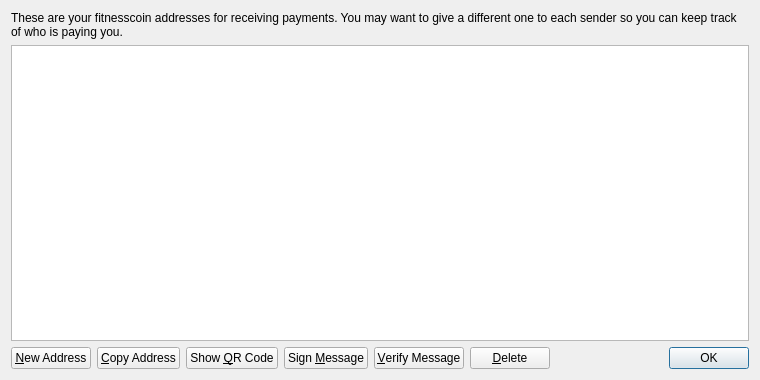
<?xml version="1.0" encoding="UTF-8"?>
<ui version="4.0">
 <class>AddressBookPage</class>
 <widget class="QWidget" name="AddressBookPage">
  <property name="geometry">
   <rect>
    <x>0</x>
    <y>0</y>
    <width>760</width>
    <height>380</height>
   </rect>
  </property>
  <property name="windowTitle">
   <string>Address Book</string>
  </property>
  <layout class="QVBoxLayout" name="verticalLayout">
   <item>
    <widget class="QLabel" name="labelExplanation">
     <property name="text">
      <string>These are your fitnesscoin addresses for receiving payments. You may want to give a different one to each sender so you can keep track of who is paying you.</string>
     </property>
     <property name="textFormat">
      <enum>Qt::PlainText</enum>
     </property>
     <property name="wordWrap">
      <bool>true</bool>
     </property>
    </widget>
   </item>
   <item>
    <widget class="QTableView" name="tableView">
     <property name="contextMenuPolicy">
      <enum>Qt::CustomContextMenu</enum>
     </property>
     <property name="toolTip">
      <string>Double-click to edit address or label</string>
     </property>
     <property name="tabKeyNavigation">
      <bool>false</bool>
     </property>
     <property name="alternatingRowColors">
      <bool>true</bool>
     </property>
     <property name="selectionMode">
      <enum>QAbstractItemView::SingleSelection</enum>
     </property>
     <property name="selectionBehavior">
      <enum>QAbstractItemView::SelectRows</enum>
     </property>
     <property name="sortingEnabled">
      <bool>true</bool>
     </property>
     <attribute name="verticalHeaderVisible">
      <bool>false</bool>
     </attribute>
    </widget>
   </item>
   <item>
    <layout class="QHBoxLayout" name="horizontalLayout">
     <item>
      <widget class="QPushButton" name="newAddressButton">
       <property name="toolTip">
        <string>Create a new address</string>
       </property>
       <property name="text">
        <string>&amp;New Address</string>
       </property>
       <property name="icon">
        <iconset resource="../bitcoin.qrc">
         <normaloff>:/icons/add</normaloff>:/icons/add</iconset>
       </property>
      </widget>
     </item>
     <item>
      <widget class="QPushButton" name="copyToClipboard">
       <property name="toolTip">
        <string>Copy the currently selected address to the system clipboard</string>
       </property>
       <property name="text">
        <string>&amp;Copy Address</string>
       </property>
       <property name="icon">
        <iconset resource="../bitcoin.qrc">
         <normaloff>:/icons/editcopy</normaloff>:/icons/editcopy</iconset>
       </property>
      </widget>
     </item>
     <item>
      <widget class="QPushButton" name="showQRCode">
       <property name="text">
        <string>Show &amp;QR Code</string>
       </property>
       <property name="icon">
        <iconset resource="../bitcoin.qrc">
         <normaloff>:/icons/qrcode</normaloff>:/icons/qrcode</iconset>
       </property>
      </widget>
     </item>
     <item>
      <widget class="QPushButton" name="signMessage">
       <property name="toolTip">
        <string>Sign a message to prove you own a fitnesscoin address</string>
       </property>
       <property name="text">
        <string>Sign &amp;Message</string>
       </property>
       <property name="icon">
        <iconset resource="../bitcoin.qrc">
         <normaloff>:/icons/edit</normaloff>:/icons/edit</iconset>
       </property>
      </widget>
     </item>
     <item>
      <widget class="QPushButton" name="verifyMessage">
       <property name="toolTip">
        <string>Verify a message to ensure it was signed with a specified fitnesscoin address</string>
       </property>
       <property name="text">
        <string>&amp;Verify Message</string>
       </property>
       <property name="icon">
        <iconset resource="../bitcoin.qrc">
         <normaloff>:/icons/transaction_0</normaloff>:/icons/transaction_0</iconset>
       </property>
      </widget>
     </item>
     <item>
      <widget class="QPushButton" name="deleteButton">
       <property name="toolTip">
        <string>Delete the currently selected address from the list</string>
       </property>
       <property name="text">
        <string>&amp;Delete</string>
       </property>
       <property name="icon">
        <iconset resource="../bitcoin.qrc">
         <normaloff>:/icons/remove</normaloff>:/icons/remove</iconset>
       </property>
      </widget>
     </item>
     <item>
      <spacer name="horizontalSpacer">
       <property name="orientation">
        <enum>Qt::Horizontal</enum>
       </property>
       <property name="sizeHint" stdset="0">
        <size>
         <width>40</width>
         <height>20</height>
        </size>
       </property>
      </spacer>
     </item>
     <item>
      <widget class="QDialogButtonBox" name="buttonBox">
       <property name="sizePolicy">
        <sizepolicy hsizetype="Maximum" vsizetype="Fixed">
         <horstretch>0</horstretch>
         <verstretch>0</verstretch>
        </sizepolicy>
       </property>
       <property name="standardButtons">
        <set>QDialogButtonBox::Ok</set>
       </property>
      </widget>
     </item>
    </layout>
   </item>
  </layout>
 </widget>
 <resources>
  <include location="../bitcoin.qrc"/>
 </resources>
 <connections/>
</ui>
